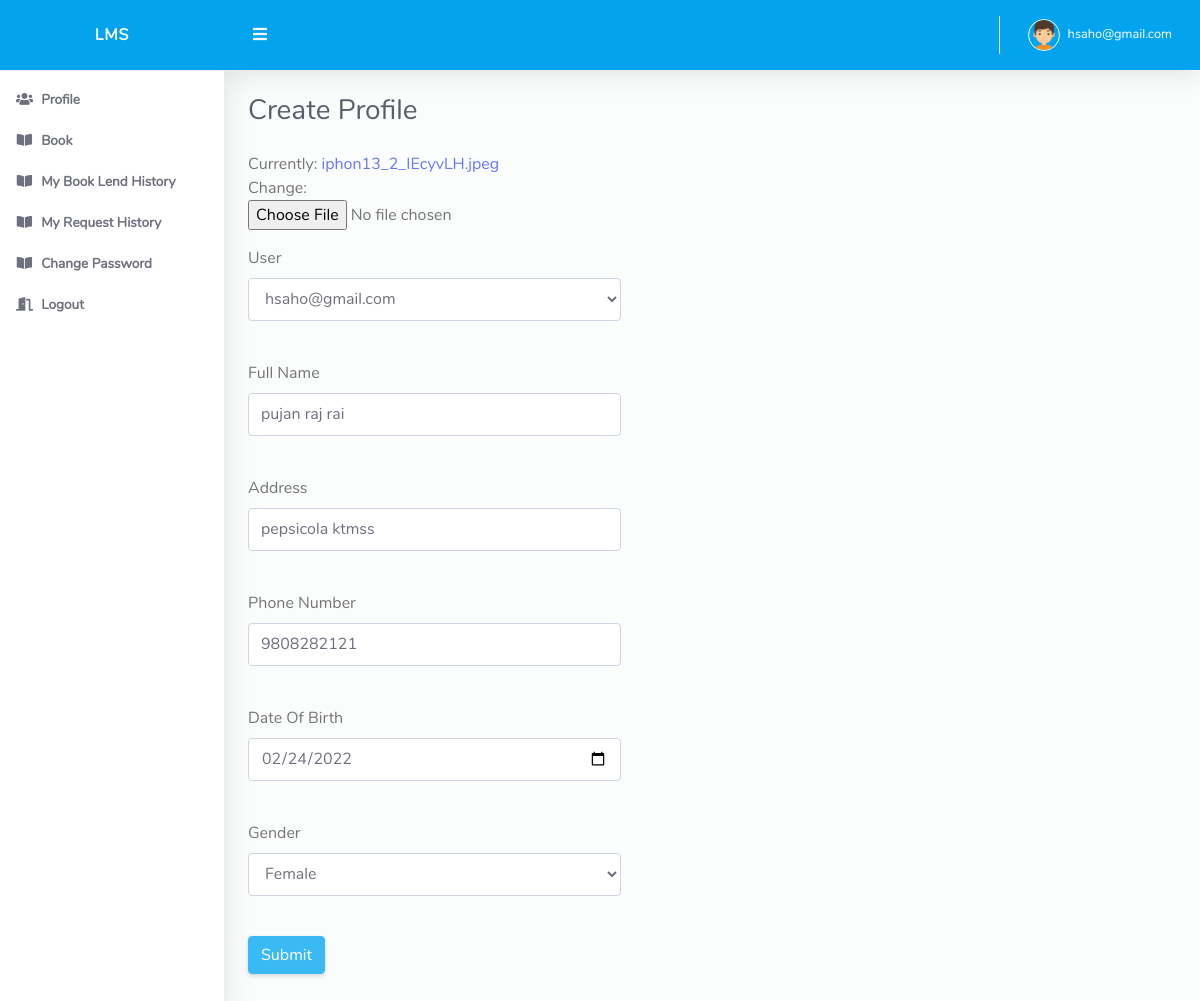
/userdash/profile/update/ (signed in), run on the app's committed database.
### accounts/models.py (models this page shows, shortened)
class MyUser(AbstractBaseUser):
    email = models.EmailField(
        verbose_name='email address',
        max_length=255,
        unique=True,
    )
    is_active = models.BooleanField(default=True)
    is_admin = models.BooleanField(default=False)
    is_staff_member = models.BooleanField(default=False)
    last_login = models.DateTimeField(blank=True, null=True, verbose_name="last login")
    is_email_verified = models.BooleanField(default=False)
    is_user_verified = models.BooleanField(default=False)
    objects = MyUserManager()
    USERNAME_FIELD = 'email'
    REQUIRED_FIELDS = []
    class Meta:
        verbose_name = 'User'
        verbose_name_plural = 'Users'
    def __str__(self):
        return self.email

### profiles/models.py (models this page shows, shortened)
class Profiles(models.Model):
    GENDER_CHOICES = (
        ('M', 'Male'),
        ('F', 'Female'),
        ('N', 'Rather Not Say'),
    )
    user = models.OneToOneField(MyUser, on_delete=models.PROTECT)
    profile_image = models.ImageField()
    full_name = models.CharField(max_length=100)
    address = models.CharField(max_length=100)
    phone_number = models.CharField(max_length=10, unique=True)
    dob = models.DateField(verbose_name='Date Of Birth')
    gender = models.CharField(max_length=1, choices=GENDER_CHOICES)
    rf_id = models.CharField(max_length=100, unique=True,blank=True,null=True)

### user_dash/views.py (the view)
# urls.py: path('profile/update/', views.ProfileUpdateView.as_view(), name='profile_update'),
@method_decorator(login_required(), name='dispatch')
class ProfileUpdateView(UpdateView):
    form_class = ProfileUpdateForm
    success_url = "/userdash/profile/view/"
    template_name = 'user_dash/update_profile.html'
    def get_object(self, **kwargs):
        return Profiles.objects.get(user=self.request.user)
    def get_form_kwargs(self):
        kwargs = super().get_form_kwargs()
        kwargs['user_id'] = self.request.user
        return kwargs

### user_dash/forms.py
class ProfileUpdateForm(forms.ModelForm):
    class Meta:
        model = Profiles
        fields = ['user', 'profile_image', 'full_name', 'address', 'phone_number', 'dob', 'gender']
        widgets = {
            'user': forms.Select(attrs={'class': 'form-control'}),
            'full_name': forms.TextInput(attrs={'class': 'form-control'}),
            'address': forms.TextInput(attrs={'class': 'form-control'}),
            'phone_number': forms.NumberInput(attrs={'class': 'form-control'}),
            'dob': forms.DateInput(attrs={'type': 'date', 'class': 'form-control'}),
            'gender': forms.Select(attrs={'class': 'form-control'}),
            'rf_id': forms.TextInput(attrs={'class': 'form-control'}),
        }
    def __init__(self, user_id, *args, **kwargs):
        super(ProfileUpdateForm, self).__init__(*args, **kwargs)
        self.fields['gender'].empty_label = 'Select Gender'
        self.fields['user'].empty_label = None
        self.fields['user'].queryset = MyUser.objects.filter(email=user_id)

### user_dash/templates/user_dash/update_profile.html (shortened to what this page needs)
{% extends 'base.html' %}
{% load static %}
{% block body %}
    <div class="d-sm-flex  mb-4">
        <h1 class="h3 mb-0 text-gray-800">Create Profile</h1>
    </div>
    <div class="row mb-3 ">
        <div class="col-xl-5 col-md-6 mb-4">
            <form method="post" enctype="multipart/form-data">
                {{ form.profile_image }}
                <div class="mt-3">
                    <div class="form-group">
                        <label for="user">User</label>
                        {{ form.user }}<br>
                    </div>
                </div>
                <div class="form-group">
                    <label for="full_name">Full Name</label>
                    {{ form.full_name }}<br>
                </div>
                <div class="form-group">
                    <label for="address">Address</label>
                    {{ form.address }}<br>
                </div>
                <div class="form-group">
                    <label for="phone_number">Phone Number</label>
                    {{ form.phone_number }}<br>
                </div>
                <div class="form-group">
                    <label for="dob">Date Of Birth</label>
                    {{ form.dob }}<br>
                </div>
                <div class="form-group">
                    <label for="gender">Gender</label>
                    {{ form.gender }}<br>
                </div>
                <input type="submit" value="Submit" class="btn btn-info">
        </div>
    </div>
    </div>
{% endblock %}

### templates/base.html (shortened to what this page needs)
{% load static %}
<!DOCTYPE html>
<html lang="en">
<head>
    <link href="{% static 'dashboard/vendor/fontawesome-free/css/all.min.css' %}" rel="stylesheet" type="text/css">
    <link href="{% static 'dashboard/vendor/bootstrap/css/bootstrap.min.css' %}" rel="stylesheet" type="text/css">
    <link href="{% static 'dashboard/css/style.css' %}" rel="stylesheet">
    <link href="{% static 'dashboard/vendor/datatables/dataTables.bootstrap4.min.css' %}" rel="stylesheet">
</head>
<body id="page-top">
<div id="wrapper">
    <ul class="navbar-nav sidebar sidebar-light accordion" id="accordionSidebar">
        <a class="sidebar-brand d-flex align-items-center justify-content-center" href="/">
            <div class="sidebar-brand-text mx-3">LMS</div>
        </a>
        <hr class="sidebar-divider my-0">
        {% if request.user.is_admin %}
            <li class="nav-item active">
                <a class="nav-link" href="{% url 'admin_dash:home' %}">
                    <i class="fas fa-fw fa-tachometer-alt"></i>
                    <span>Dashboard</span></a>
            </li>
            <hr class="sidebar-divider">
            <li class="nav-item active">
                <a class="nav-link" href="{% url 'admin_dash:user_list_view' %}">
                    <i class="fas fa-fw fa-users"></i>
                    <span>Users</span></a>
            </li>
            <li class="nav-item active">
                <a class="nav-link" href="{% url 'admin_dash:book_list' %}">
                    <i class="fas fa-fw fa-book-reader"></i>
                    <span>Book List</span></a>
            </li>
            <li class="nav-item active">
                <a class="nav-link" href="{% url 'admin_dash:student' %}">
                    <i class="fas fa-fw fa-book-open"></i>
                    <span>Book Lend</span></a>
            </li>
            <li class="nav-item active">
                <a class="nav-link" href="{% url 'admin_dash:book_history' %}">
                    <i class="fas fa-fw fa-book-reader"></i>
                    <span>Book Lend History</span></a>
            </li>
            <li class="nav-item active">
                <a class="nav-link" href="{% url 'admin_dash:request_book_view' %}">
                    <i class="fas fa-fw fa-book-open"></i>
                    <span>Book Request</span></a>
            </li>
            <li class="nav-item active">
                <a class="nav-link" href="{% url 'admin_dash:return_book' %}">
                    <i class="fas fa-fw fa-book-dead"></i>
                    <span>Book Return</span></a>
            </li>
            <li class="nav-item active">
                <a class="nav-link" href="{% url 'accounts:logout' %}">
                    <i class="fas fa-fw fa-door-open"></i>
                    <span>Logout</span></a>
            </li>
        {% else %}
            <li class="nav-item active">
                <a class="nav-link" href="{% url 'user_dash:profile_list_view' %}">
                    <i class="fas fa-fw fa-users"></i>
                    <span>Profile</span></a>
            </li>
            <li class="nav-item active">
                <a class="nav-link" href="{% url 'user_dash:book_list' %}">
                    <i class="fas fa-fw fa-book-open"></i>
                    <span>Book</span></a>
            </li>
            <li class="nav-item active">
                <a class="nav-link" href="{% url 'user_dash:book_list_history' %}">
                    <i class="fas fa-fw fa-book-open"></i>
                    <span>My Book Lend History</span></a>
            </li>
            <li class="nav-item active">
                <a class="nav-link" href="{% url 'user_dash:request_book_list_view' %}">
                    <i class="fas fa-fw fa-book-open"></i>
                    <span>My Request History</span></a>
            </li>
            <li class="nav-item active">
                <a class="nav-link" href="{% url 'accounts:password_change' %}">
                    <i class="fas fa-fw fa-book-open"></i>
                    <span>Change Password</span></a>
            </li>
            <li class="nav-item active">
                <a class="nav-link" href="{% url 'accounts:logout' %}">
                    <i class="fas fa-fw fa-door-open"></i>
                    <span>Logout</span></a>
            </li>
        {% endif %}
    </ul>
    <div id="content-wrapper" class="d-flex flex-column">
        <div id="content">
            <nav class="navbar navbar-expand navbar-light bg-navbar topbar mb-4 static-top">
                <button id="sidebarToggleTop" class="btn btn-link rounded-circle mr-3">
                    <i class="fa fa-bars"></i>
                </button>
                <ul class="navbar-nav ml-auto">
                    <li class="nav-item dropdown no-arrow">
                        <a class="nav-link dropdown-toggle" href="#" id="userDropdown" role="button"
                           data-toggle="dropdown"
                           aria-haspopup="true" aria-expanded="false">
                            <img class="img-profile rounded-circle" src="{% static 'dashboard/img/boy.png' %}"
                                 style="max-width: 60px">
                            <span class="ml-2 d-none d-lg-inline text-white small">{{ request.user }}</span>
                        </a>
                    </li>
                </ul>
            </nav>
            <div class="container-fluid" id="container-wrapper">
                <div class="row">
                    <div class="col-lg-12">
                        {% block body %}{% endblock %}
                    </div>
                </div>
            </div>
        </div>
    </div>
</body>
</html>

### static/dashboard/css/style.css (style rules this page uses)
html { position: relative; min-height: 100%; font-family: Nunito }
body { height: 100% }
#wrapper { display: -webkit-box; display: -ms-flexbox; display: flex }
#wrapper #content-wrapper { background-color: #fafdfb; width: 100%; overflow-x: hidden }
#wrapper #content-wrapper #content { -webkit-box-flex: 1; -ms-flex: 1 0 auto; flex: 1 0 auto }
.container, .container-fluid, .container-login { padding-left: 1.5rem; padding-right: 1.5rem }
.text-gray-800 { color: #5a5c69 !important }
.dropdown.no-arrow .dropdown-toggle::after { display: none }
.sidebar .nav-item.dropdown .dropdown-toggle::after, .topbar .nav-item.dropdown .dropdown-toggle::after { width: 1rem; text-align: center; float: right; vertical-align: 0; border: 0; font-weight: 900; content: '\f105'; font-family: 'Font Awesome 5 Free' }
.sidebar .nav-item .nav-link, .topbar .nav-item .nav-link { position: relative }
.sidebar .nav-item .nav-link .img-profile, .topbar .nav-item .nav-link .img-profile { height: 2rem; width: 2rem; border: 1px solid #fafafa }
.topbar { height: 4.375rem; z-index: 2; -webkit-box-shadow: 0 .15rem 1.75rem 0 rgba(58, 59, 69, .15) !important; box-shadow: 0 .15rem 1.75rem 0 rgba(58, 59, 69, .15) !important }
.topbar #sidebarToggleTop { height: 2.5rem; width: 2.5rem; -webkit-box-shadow: 0 0 !important; box-shadow: 0 0 !important }
.topbar .nav-item .nav-link { height: 4.375rem; display: -webkit-box; display: -ms-flexbox; display: flex; -webkit-box-align: center; -ms-flex-align: center; align-items: center; padding: 0 .75rem }
.topbar .dropdown { position: static }
@media (min-width: 576px) { .topbar .dropdown { position: relative } }
.topbar.navbar-light .navbar-nav .nav-item .nav-link { color: #fafafa; transition: all .3s ease-in-out; -webkit-transition: all .3s ease-in-out }
.bg-navbar { background-color: #03a4ed }
.sidebar { min-height: 100vh; width: 14rem !important; background-color: #fff !important; -webkit-box-shadow: 0 .15rem 1.75rem 0 rgba(58, 59, 69, .15) !important; box-shadow: 0 .15rem 1.75rem 0 rgba(58, 59, 69, .15) !important; z-index: 0 }
.sidebar .nav-item { position: relative; margin-bottom: -15px }
.sidebar .nav-item:last-child { margin-bottom: 1rem }
.sidebar .nav-item .nav-link { display: block; width: 100%; text-align: left; padding: 1rem; width: 14rem }
.sidebar .nav-item .nav-link i { font-size: .85rem; margin-right: .25rem }
.sidebar .nav-item .nav-link span { font-size: .85rem; display: inline }
.sidebar .nav-item.active .nav-link { font-weight: 800 }
.sidebar .sidebar-brand { height: 4.375rem; text-decoration: none; font-size: 1rem; font-weight: 800; padding: 1.5rem 1rem; text-align: center; letter-spacing: .05rem; z-index: 1 }
.sidebar hr.sidebar-divider { margin: 1rem 0 1rem 0 }
.sidebar .sidebar-brand .sidebar-brand-text { display: inline }
.sidebar-light .sidebar-brand { color: #fafafa; background-color: #03a4ed }
.sidebar-light hr.sidebar-divider { border-top: 1px solid #eaecf4 }
.sidebar-light .nav-item .nav-link { color: #858796 }
.sidebar-light .nav-item .nav-link i { color: #9e9e9e }
.sidebar-light .nav-item.active .nav-link { color: #6e707e }
.sidebar-light .nav-item.active .nav-link i { color: #6e707e }

### data on the page
MyUser: user "hsaho@gmail.com"
Profiles: user "hsaho@gmail.com", full_name "pujan raj rai", address "pepsicola ktmss", phone_number "9808282121", dob "02/24/2022", gender "Female"
